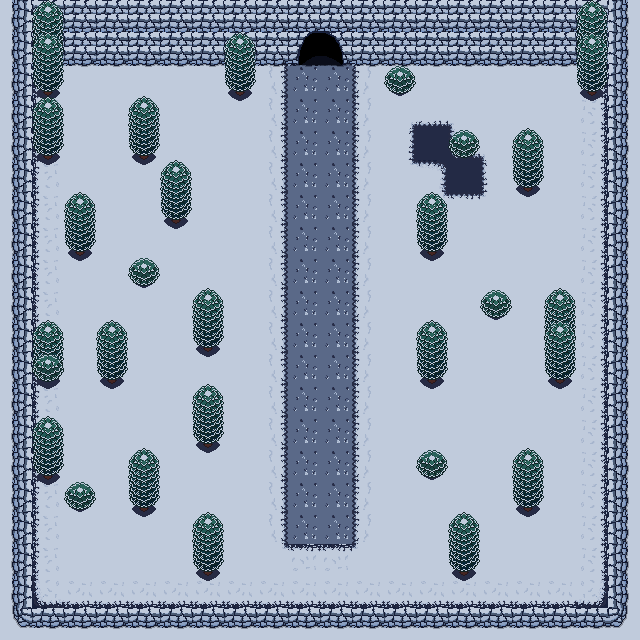

A 2D game scene composited from a Tiled map and its tileset images. What follows is a short description and the map's XML, with each tile layer's data collapsed to a summary:
An orthogonal 20x20 tile map with 32x32 px tiles, 8 tile layers ( Base, Ground, TreeShade, Wall, ...), 2 tilesets.

<map version="1.8" tiledversion="1.8.5" orientation="orthogonal" renderorder="right-down" width="20" height="20" tilewidth="32" tileheight="32" infinite="0" nextlayerid="11" nextobjectid="2">
 <tileset firstgid="1" source="collision.tsx" />
 <tileset firstgid="2" source="SnowTileMap.tsx" />
 <layer id="2" name=" Base" width="20" height="20">
  <data>[400 cells, 400 non-empty, 1 distinct tile ids]</data>
 </layer>
 <layer id="1" name="Ground" width="20" height="20">
  <data>[400 cells, 191 non-empty, 24 distinct tile ids]</data>
 </layer>
 <layer id="9" name="TreeShade" width="20" height="20">
  <data>[400 cells, 18 non-empty, 1 distinct tile ids]</data>
 </layer>
 <layer id="7" name="Wall" width="20" height="20">
  <data>[400 cells, 98 non-empty, 15 distinct tile ids]</data>
 </layer>
 <layer id="10" name="Wall_Floor" width="20" height="20">
  <data>[400 cells, 16 non-empty, 3 distinct tile ids]</data>
 </layer>
 <layer id="3" name="Tree" width="20" height="20">
  <data>[400 cells, 34 non-empty, 7 distinct tile ids]</data>
 </layer>
 <layer id="6" name="TreeTop" width="20" height="20">
  <data>[400 cells, 17 non-empty, 1 distinct tile ids]</data>
 </layer>
 <layer id="8" name="Collision" width="20" height="20" opacity="0">
  <data>[400 cells, 78 non-empty, 1 distinct tile ids]</data>
 </layer>
</map>
